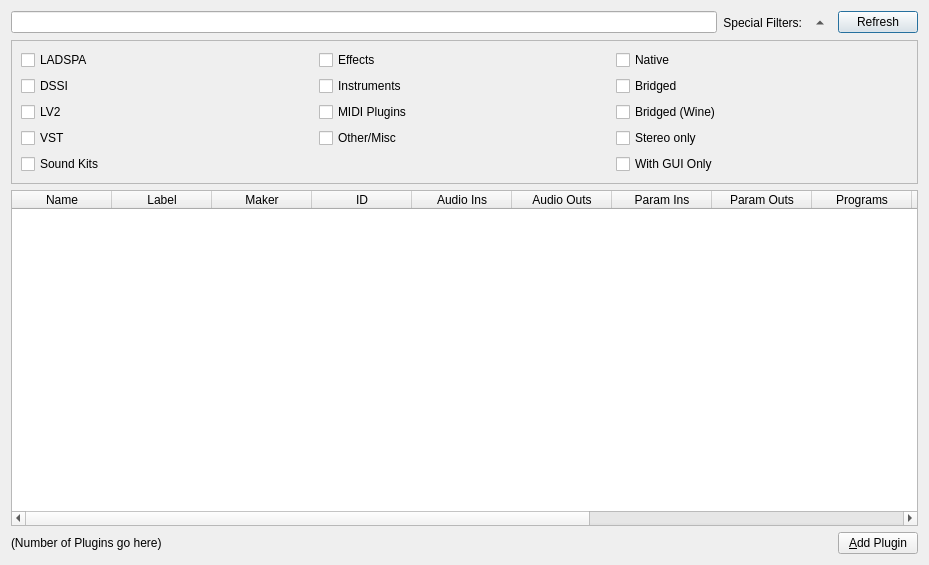
<?xml version="1.0" encoding="UTF-8"?>
<ui version="4.0">
 <class>PluginDatabaseW</class>
 <widget class="QDialog" name="PluginDatabaseW">
  <property name="geometry">
   <rect>
    <x>0</x>
    <y>0</y>
    <width>929</width>
    <height>565</height>
   </rect>
  </property>
  <property name="windowTitle">
   <string>Carla - Add New</string>
  </property>
  <layout class="QVBoxLayout" name="verticalLayout">
   <item>
    <layout class="QHBoxLayout" name="horizontalLayout">
     <item>
      <widget class="QLineEdit" name="lineEdit"/>
     </item>
     <item>
      <widget class="QLabel" name="label_filters">
       <property name="text">
        <string>Special Filters:</string>
       </property>
       <property name="alignment">
        <set>Qt::AlignRight|Qt::AlignTrailing|Qt::AlignVCenter</set>
       </property>
      </widget>
     </item>
     <item>
      <widget class="QToolButton" name="tb_filters">
       <property name="autoRaise">
        <bool>true</bool>
       </property>
       <property name="arrowType">
        <enum>Qt::UpArrow</enum>
       </property>
      </widget>
     </item>
     <item>
      <widget class="QPushButton" name="b_refresh">
       <property name="text">
        <string>Refresh</string>
       </property>
       <property name="icon">
        <iconset resource="../../resources/resources.qrc">
         <normaloff>:/16x16/view-refresh.png</normaloff>:/16x16/view-refresh.png</iconset>
       </property>
      </widget>
     </item>
    </layout>
   </item>
   <item>
    <widget class="QFrame" name="frame">
     <property name="frameShape">
      <enum>QFrame::StyledPanel</enum>
     </property>
     <property name="frameShadow">
      <enum>QFrame::Sunken</enum>
     </property>
     <layout class="QGridLayout" name="gridLayout">
      <item row="0" column="1">
       <widget class="QCheckBox" name="ch_effects">
        <property name="text">
         <string>Effects</string>
        </property>
       </widget>
      </item>
      <item row="1" column="1">
       <widget class="QCheckBox" name="ch_instruments">
        <property name="text">
         <string>Instruments</string>
        </property>
       </widget>
      </item>
      <item row="2" column="1">
       <widget class="QCheckBox" name="ch_midi">
        <property name="text">
         <string>MIDI Plugins</string>
        </property>
       </widget>
      </item>
      <item row="3" column="1">
       <widget class="QCheckBox" name="ch_other">
        <property name="text">
         <string>Other/Misc</string>
        </property>
       </widget>
      </item>
      <item row="4" column="0">
       <widget class="QCheckBox" name="ch_kits">
        <property name="text">
         <string>Sound Kits</string>
        </property>
       </widget>
      </item>
      <item row="2" column="0">
       <widget class="QCheckBox" name="ch_lv2">
        <property name="text">
         <string>LV2</string>
        </property>
       </widget>
      </item>
      <item row="3" column="0">
       <widget class="QCheckBox" name="ch_vst">
        <property name="text">
         <string>VST</string>
        </property>
       </widget>
      </item>
      <item row="0" column="0">
       <widget class="QCheckBox" name="ch_ladspa">
        <property name="text">
         <string>LADSPA</string>
        </property>
       </widget>
      </item>
      <item row="1" column="0">
       <widget class="QCheckBox" name="ch_dssi">
        <property name="text">
         <string>DSSI</string>
        </property>
       </widget>
      </item>
      <item row="0" column="2">
       <widget class="QCheckBox" name="ch_native">
        <property name="text">
         <string>Native</string>
        </property>
       </widget>
      </item>
      <item row="1" column="2">
       <widget class="QCheckBox" name="ch_bridged">
        <property name="text">
         <string>Bridged</string>
        </property>
       </widget>
      </item>
      <item row="2" column="2">
       <widget class="QCheckBox" name="ch_bridged_wine">
        <property name="text">
         <string>Bridged (Wine)</string>
        </property>
       </widget>
      </item>
      <item row="3" column="2">
       <widget class="QCheckBox" name="ch_stereo">
        <property name="text">
         <string>Stereo only</string>
        </property>
       </widget>
      </item>
      <item row="4" column="2">
       <widget class="QCheckBox" name="ch_gui">
        <property name="text">
         <string>With GUI Only</string>
        </property>
       </widget>
      </item>
     </layout>
    </widget>
   </item>
   <item>
    <widget class="QTableWidget" name="tableWidget">
     <property name="editTriggers">
      <set>QAbstractItemView::NoEditTriggers</set>
     </property>
     <property name="showDropIndicator" stdset="0">
      <bool>false</bool>
     </property>
     <property name="dragDropOverwriteMode">
      <bool>false</bool>
     </property>
     <property name="alternatingRowColors">
      <bool>true</bool>
     </property>
     <property name="selectionMode">
      <enum>QAbstractItemView::SingleSelection</enum>
     </property>
     <property name="selectionBehavior">
      <enum>QAbstractItemView::SelectRows</enum>
     </property>
     <property name="showGrid">
      <bool>false</bool>
     </property>
     <property name="gridStyle">
      <enum>Qt::NoPen</enum>
     </property>
     <property name="sortingEnabled">
      <bool>true</bool>
     </property>
     <attribute name="horizontalHeaderStretchLastSection">
      <bool>true</bool>
     </attribute>
     <attribute name="verticalHeaderVisible">
      <bool>false</bool>
     </attribute>
     <attribute name="verticalHeaderDefaultSectionSize">
      <number>22</number>
     </attribute>
     <attribute name="verticalHeaderMinimumSectionSize">
      <number>12</number>
     </attribute>
     <column>
      <property name="text">
       <string>Name</string>
      </property>
     </column>
     <column>
      <property name="text">
       <string>Label</string>
      </property>
     </column>
     <column>
      <property name="text">
       <string>Maker</string>
      </property>
     </column>
     <column>
      <property name="text">
       <string>ID</string>
      </property>
     </column>
     <column>
      <property name="text">
       <string>Audio Ins</string>
      </property>
     </column>
     <column>
      <property name="text">
       <string>Audio Outs</string>
      </property>
     </column>
     <column>
      <property name="text">
       <string>Param Ins</string>
      </property>
     </column>
     <column>
      <property name="text">
       <string>Param Outs</string>
      </property>
     </column>
     <column>
      <property name="text">
       <string>Programs</string>
      </property>
     </column>
     <column>
      <property name="text">
       <string>Has GUI</string>
      </property>
     </column>
     <column>
      <property name="text">
       <string>Is Synth</string>
      </property>
     </column>
     <column>
      <property name="text">
       <string>Is Bridged</string>
      </property>
     </column>
     <column>
      <property name="text">
       <string>Type</string>
      </property>
     </column>
     <column>
      <property name="text">
       <string>Binary</string>
      </property>
     </column>
    </widget>
   </item>
   <item>
    <layout class="QHBoxLayout" name="horizontalLayout_2">
     <item>
      <widget class="QLabel" name="label">
       <property name="text">
        <string>(Number of Plugins go here)</string>
       </property>
      </widget>
     </item>
     <item>
      <spacer name="horizontalSpacer">
       <property name="orientation">
        <enum>Qt::Horizontal</enum>
       </property>
       <property name="sizeHint" stdset="0">
        <size>
         <width>40</width>
         <height>20</height>
        </size>
       </property>
      </spacer>
     </item>
     <item>
      <widget class="QPushButton" name="b_add">
       <property name="text">
        <string>&amp;Add Plugin</string>
       </property>
       <property name="icon">
        <iconset resource="../../resources/resources.qrc">
         <normaloff>:/16x16/list-add.png</normaloff>:/16x16/list-add.png</iconset>
       </property>
      </widget>
     </item>
    </layout>
   </item>
  </layout>
 </widget>
 <tabstops>
  <tabstop>lineEdit</tabstop>
  <tabstop>b_add</tabstop>
  <tabstop>tb_filters</tabstop>
  <tabstop>b_refresh</tabstop>
  <tabstop>tableWidget</tabstop>
 </tabstops>
 <resources>
  <include location="../../resources/resources.qrc"/>
 </resources>
 <connections>
  <connection>
   <sender>tb_filters</sender>
   <signal>toggled(bool)</signal>
   <receiver>frame</receiver>
   <slot>setVisible(bool)</slot>
   <hints>
    <hint type="sourcelabel">
     <x>723</x>
     <y>21</y>
    </hint>
    <hint type="destinationlabel">
     <x>736</x>
     <y>39</y>
    </hint>
   </hints>
  </connection>
 </connections>
</ui>
